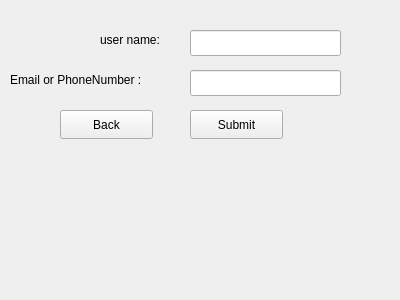
<?xml version="1.0" encoding="UTF-8"?>
<ui version="4.0">
 <class>ForgetPassword</class>
 <widget class="QWidget" name="ForgetPassword">
  <property name="geometry">
   <rect>
    <x>0</x>
    <y>0</y>
    <width>400</width>
    <height>300</height>
   </rect>
  </property>
  <property name="windowTitle">
   <string>Form</string>
  </property>
  <widget class="QPushButton" name="submitButton">
   <property name="geometry">
    <rect>
     <x>190</x>
     <y>110</y>
     <width>93</width>
     <height>29</height>
    </rect>
   </property>
   <property name="text">
    <string>Submit</string>
   </property>
  </widget>
  <widget class="QLineEdit" name="emailOrPhoneLineEdit">
   <property name="geometry">
    <rect>
     <x>190</x>
     <y>70</y>
     <width>151</width>
     <height>26</height>
    </rect>
   </property>
  </widget>
  <widget class="QLabel" name="label">
   <property name="geometry">
    <rect>
     <x>10</x>
     <y>70</y>
     <width>171</width>
     <height>20</height>
    </rect>
   </property>
   <property name="text">
    <string>Email or PhoneNumber :</string>
   </property>
  </widget>
  <widget class="QLabel" name="label_2">
   <property name="geometry">
    <rect>
     <x>100</x>
     <y>30</y>
     <width>71</width>
     <height>20</height>
    </rect>
   </property>
   <property name="text">
    <string>user name:</string>
   </property>
  </widget>
  <widget class="QLineEdit" name="usernameLineEdit">
   <property name="geometry">
    <rect>
     <x>190</x>
     <y>30</y>
     <width>151</width>
     <height>26</height>
    </rect>
   </property>
  </widget>
  <widget class="QPushButton" name="backButton">
   <property name="geometry">
    <rect>
     <x>60</x>
     <y>110</y>
     <width>93</width>
     <height>29</height>
    </rect>
   </property>
   <property name="text">
    <string>Back</string>
   </property>
  </widget>
 </widget>
 <resources/>
 <connections/>
</ui>
